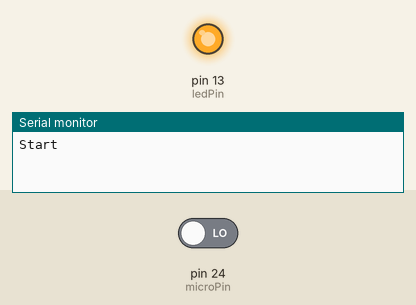
Recording of a sketch running on a simulated Arduino Mega 2560, built with avr-gcc and run on an emulated ATmega2560. On the bench: output pins drawn as LEDs (lit = HIGH), the last lines printed to the serial monitor. The test bench sets the inputs (shaded band); at power-on: pin 24 (microPin) LOW.

Above: at 1.2 s.
1.3 s: pin 24 (microPin) driven HIGH
At 1.8 s:
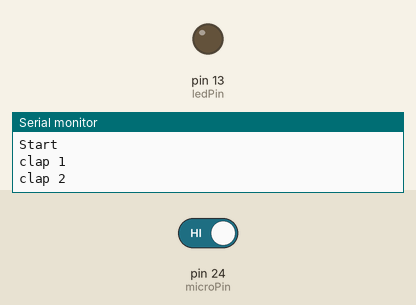
4.3 s: pin 24 (microPin) driven LOW
At 6.3 s:
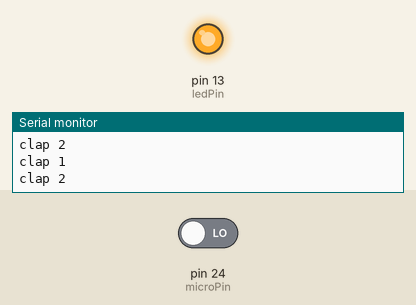
Timing chart, 0 to 7.8 s (numbered marks = the images above; inputs shaded):
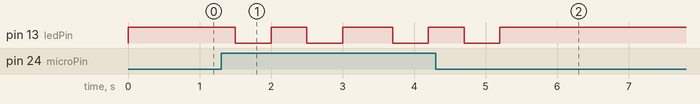

Measured:
- after the input at 1.3 s, pin 13 (ledPin): goes LOW 0.50 s, HIGH 0.50 s, LOW 0.50 s, HIGH 0.70 s, LOW 0.50 s, then HIGH, starting after 0.20 s
- after the input at 4.3 s, pin 13 (ledPin): goes on until 5.2 s, then stays HIGH

The sketch:

tmp.ino
```cpp
int microPin = 24;
int ledPin = 13;
int counter = 0;

typedef enum {
  START,
  CLAP1_DETECTED,
  CLAP2_PENDING,
  LED
} state_t;

state_t state;                 // keeps current state
unsigned long timer100 = 0;    // start time of timer100
unsigned long timer300 = 0;    // start time of timer300

void setup() {
  Serial.begin(9600);
  Serial.println("Start");
  pinMode(microPin, INPUT);
  pinMode(ledPin, OUTPUT);
  digitalWrite(ledPin, HIGH);
  state = START;   // initial state
}

void loop() {
  state_machine();
}

void state_machine() {
  switch (state) {
    case START:
       start();
       break;
    case CLAP1_DETECTED:
       clapOne();
       break;
    case CLAP2_PENDING:
      clapTwo();
      break;
    case LED:
      led();
      break;
  }
}

  void start() {
    counter = 0;
      if(digitalRead(microPin) == HIGH) {
        counter++;
        Serial.print("clap ");
        Serial.println(counter);
        state = CLAP1_DETECTED;
        timer100 = millis();
        timer300 = millis();
      }
  }

  void clapOne() {

    if(millis()- timer300 > 300) {
      state = LED;
    } else if(millis() - timer100 >= 100 && digitalRead(microPin) == HIGH) {
      //state = CLAP2_PENDING;
      if(counter >= 2) {
        state = LED;
      } else {


      counter++;
      Serial.print("clap ");
      Serial.println(counter);
      timer300 = millis();
      timer100 = millis();
      }
      }
  }

  void clapTwo() {

if(millis() - timer100 >= 100) {
      counter++;
      Serial.print("clap ");
      Serial.println(counter);
      state = CLAP1_DETECTED;
      timer300 = millis();
    }
  }

  void led()  {
    for(int i = 0; i < counter * 2; i++) {
      digitalWrite(ledPin, !digitalRead(ledPin));
      delay(500);
    }
    state = START;
  }
```
